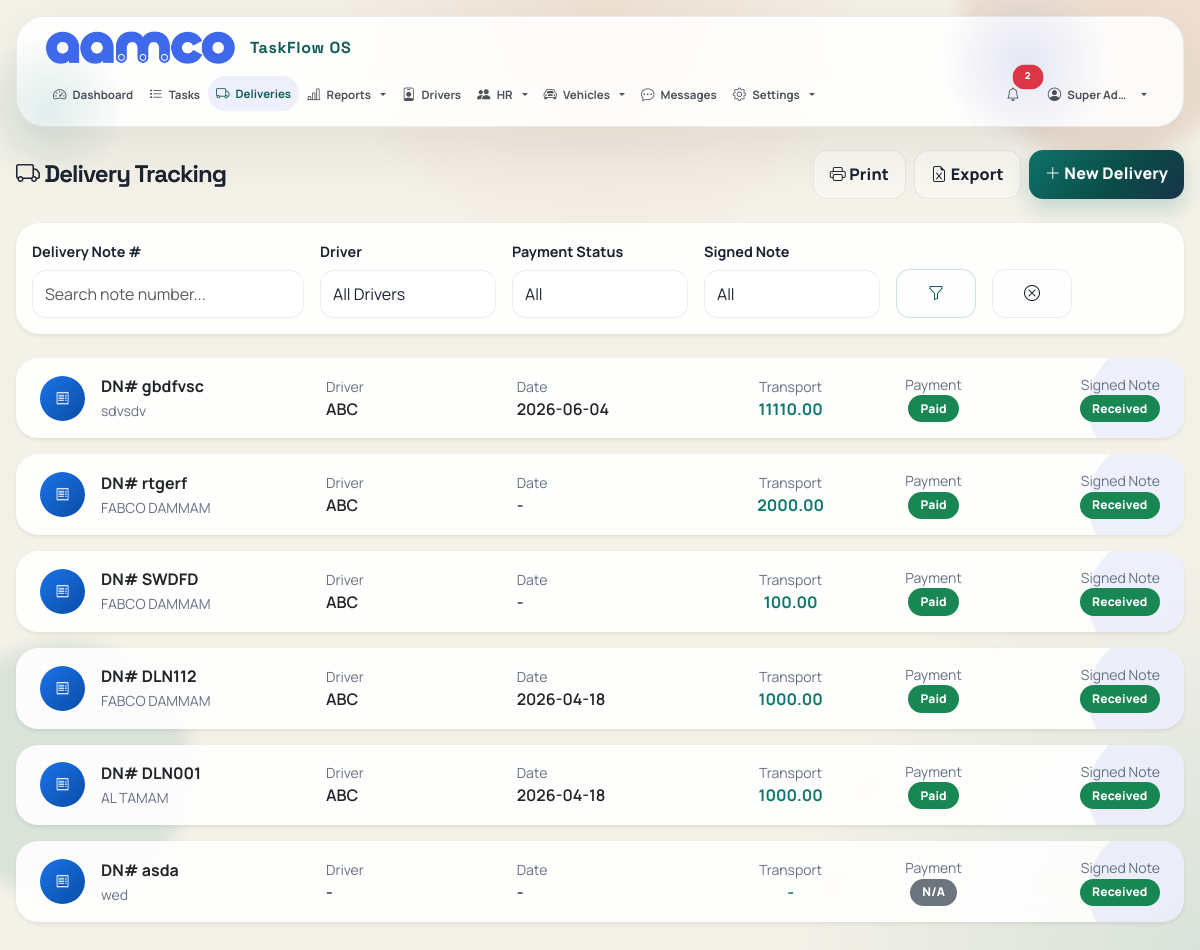
The page /deliveries (signed in) on the database its author committed.
### tables this page shows
CREATE TABLE users (
            id INTEGER PRIMARY KEY AUTOINCREMENT,
            username TEXT UNIQUE NOT NULL,
            password_hash TEXT NOT NULL,
            full_name TEXT NOT NULL,
            email TEXT,
            phone TEXT,
            pin_hash TEXT,
            profile_pic TEXT,
            role TEXT NOT NULL DEFAULT 'user',
            is_active INTEGER NOT NULL DEFAULT 1,
            created_at TIMESTAMP DEFAULT CURRENT_TIMESTAMP
        );

CREATE TABLE deliveries (
            id INTEGER PRIMARY KEY AUTOINCREMENT,
            delivery_note_number TEXT NOT NULL,
            description TEXT,
            customer_name TEXT NOT NULL,
            delivery_date DATE,
            delivery_person_id INTEGER,
            transportation_charge REAL DEFAULT 0,
            charge_paid INTEGER DEFAULT 0,
            paid_date DATE,
            paid_by TEXT,
            payment_method TEXT,
            narration TEXT,
            signed_note_status TEXT DEFAULT 'pending',
            created_by INTEGER NOT NULL,
            created_at TIMESTAMP DEFAULT CURRENT_TIMESTAMP,
            updated_at TIMESTAMP DEFAULT CURRENT_TIMESTAMP, amount_paid REAL DEFAULT 0, location_from TEXT, location_to TEXT, received_by TEXT, note_copy_type TEXT,
            FOREIGN KEY (delivery_person_id) REFERENCES delivery_persons(id),
            FOREIGN KEY (created_by) REFERENCES users(id)
        );

CREATE TABLE delivery_persons (
            id INTEGER PRIMARY KEY AUTOINCREMENT,
            name TEXT NOT NULL,
            mobile TEXT,
            iqama_id TEXT,
            vehicle_no TEXT,
            is_active INTEGER NOT NULL DEFAULT 1,
            created_at TIMESTAMP DEFAULT CURRENT_TIMESTAMP
        , vehicle_type TEXT, care_of TEXT);

### app.py (the view)
@app.route('/deliveries')
@login_required
def deliveries():
    db = get_db()
    payment_filter = request.args.get('payment', '')
    note_filter = request.args.get('note_status', '')
    dn_search = request.args.get('dn_search', '').strip()
    driver_filter = request.args.get('driver', '')
    query = '''
        SELECT d.*, u.full_name as creator_name, dp.name as driver_name, dp.vehicle_no as driver_vehicle, dp.mobile as driver_mobile
        FROM deliveries d
        LEFT JOIN users u ON d.created_by = u.id
        LEFT JOIN delivery_persons dp ON d.delivery_person_id = dp.id
        WHERE 1=1
    '''
    params = []
    if dn_search:
        query += ' AND d.delivery_note_number LIKE ?'
        params.append(f'%{dn_search}%')
    if driver_filter:
        query += ' AND d.delivery_person_id = ?'
        params.append(int(driver_filter))
    if payment_filter == 'paid':
        query += ' AND d.charge_paid = 1'
    elif payment_filter == 'unpaid':
        query += ' AND d.charge_paid = 0 AND d.transportation_charge > 0'
    if note_filter:
        query += ' AND d.signed_note_status = ?'
        params.append(note_filter)
    query += ' ORDER BY d.created_at DESC'
    delivery_list = db.execute(query, params).fetchall()
    drivers = db.execute("SELECT id, name FROM delivery_persons WHERE is_active = 1 ORDER BY name").fetchall()
    users_list = db.execute("SELECT id, full_name FROM users WHERE is_active = 1 ORDER BY full_name").fetchall()
    db.close()
    return render_template('deliveries.html', deliveries=delivery_list,
                           payment_filter=payment_filter, note_filter=note_filter,
                           dn_search=dn_search, driver_filter=driver_filter, drivers=drivers,
                           users=users_list)

### app.py (called while the page is built)
@login_manager.user_loader
def load_user(user_id):
    db = get_db()
    row = db.execute('SELECT * FROM users WHERE id = ?', (user_id,)).fetchone()
    db.close()
    if row:
        return User(**dict(row))
    return None

@app.context_processor
def inject_notification_count():
    if current_user.is_authenticated:
        db = get_db()
        count = db.execute('SELECT COUNT(*) FROM notifications WHERE user_id = ? AND is_read = 0',
                          (current_user.id,)).fetchone()[0]
        msg_count = db.execute('SELECT COUNT(*) FROM messages WHERE receiver_id = ? AND is_read = 0',
                              (current_user.id,)).fetchone()[0]
        db.close()
        return {'unread_notif_count': count, 'unread_msg_count': msg_count}
    return {'unread_notif_count': 0, 'unread_msg_count': 0}

@app.context_processor
def inject_settings():
    if current_user.is_authenticated:
        db = get_db()
        try:
            rows = db.execute('SELECT key, value FROM settings').fetchall()
            s = {r['key']: r['value'] for r in rows}
        except Exception:
            s = {}
        db.close()
        return {'app_settings': s, 'now': datetime.now}
    return {'app_settings': {}, 'now': datetime.now}

    @property
    def is_active(self):
        return bool(self._is_active)

    def is_admin(self):
        return self.role in ('super_admin', 'admin')

    def has_pin(self):
        return bool(self.pin_hash)

### database.py (called while the page is built)
def get_db():
    conn = sqlite3.connect(DB_PATH)
    conn.row_factory = sqlite3.Row
    conn.execute("PRAGMA foreign_keys = ON")
    return conn

### templates/deliveries.html (shortened to what this page needs)
{% extends "base.html" %}
{% block content %}
<div class="d-flex justify-content-between align-items-center mb-4 no-print">
    <h4 class="mb-0"><i class="bi bi-truck"></i> Delivery Tracking</h4>
    <div class="d-flex gap-2">
        <button onclick="window.print()" class="btn btn-outline-secondary"><i class="bi bi-printer"></i> Print</button>
        <a href="{{ url_for('export_deliveries', payment=payment_filter, note_status=note_filter, dn_search=dn_search, driver=driver_filter) }}" class="btn btn-outline-success"><i class="bi bi-file-earmark-excel"></i> Export</a>
        <a href="{{ url_for('add_delivery') }}" class="btn btn-primary"><i class="bi bi-plus-lg"></i> New Delivery</a>
    </div>
</div>
<div class="card shadow-sm border-0 mb-4 no-print">
    <div class="card-body">
        <form method="GET" class="row g-3 align-items-end">
            <div class="col-md-3">
                <label class="form-label">Delivery Note #</label>
                <input type="text" name="dn_search" class="form-control" placeholder="Search note number..."
                       value="{{ dn_search }}">
            </div>
            <div class="col-md-2">
                <label class="form-label">Driver</label>
                <select name="driver" class="form-select">
                    <option value="">All Drivers</option>
                </select>
            </div>
            <div class="col-md-2">
                <label class="form-label">Payment Status</label>
                <select name="payment" class="form-select">
                    <option value="">All</option>
                </select>
            </div>
            <div class="col-md-2">
                <label class="form-label">Signed Note</label>
                <select name="note_status" class="form-select">
                    <option value="">All</option>
                </select>
            </div>
            <div class="col-md-1">
                <button type="submit" class="btn btn-outline-primary w-100"><i class="bi bi-funnel"></i></button>
            </div>
            <div class="col-md-1">
                <a href="{{ url_for('deliveries') }}" class="btn btn-outline-secondary w-100"><i class="bi bi-x-circle"></i></a>
            </div>
        </form>
    </div>
</div>
<div class="row g-3">
    {% for d in deliveries %}
    <div class="col-12">
        <div class="card shadow-sm border-0 list-row" role="button" style="border-radius:12px;cursor:pointer;transition:all 0.2s;"
             data-bs-toggle="modal" data-bs-target="#delModal{{ d.id }}">
            <div class="card-body py-3 px-4">
                <div class="row align-items-center">
                    <div class="col-md-3">
                        <div class="d-flex align-items-center">
                            <div class="rounded-circle d-flex align-items-center justify-content-center me-3"
                                 style="width:45px;height:45px;background:linear-gradient(135deg,#1a73e8,#0a4da6);color:white;font-size:0.85rem;flex-shrink:0;">
                                <i class="bi bi-receipt"></i>
                            </div>
                            <div>
                                <div class="fw-bold">DN# {{ d.delivery_note_number }}</div>
                                <small class="text-muted">{{ d.customer_name }}</small>
                            </div>
                        </div>
                    </div>
                    <div class="col-md-2">
                        <small class="text-muted d-block">Driver</small>
                        <span class="fw-semibold">{{ d.driver_name or '-' }}</span>
                    </div>
                    <div class="col-md-2">
                        <small class="text-muted d-block">Date</small>
                        <span class="fw-semibold">{{ d.delivery_date or '-' }}</span>
                    </div>
                    <div class="col-md-2 text-center">
                        <small class="text-muted d-block">Transport</small>
                        <span class="fw-bold text-primary">{{ '%.2f' | format(d.transportation_charge) if d.transportation_charge else '-' }}</span>
                    </div>
                    <div class="col-md-1 text-center">
                        <small class="text-muted d-block">Payment</small>
                        {% set balance = (d.transportation_charge or 0) - (d.amount_paid or 0) %}
                        {% if d.charge_paid %}
                            <span class="badge bg-success">Paid</span>
                        {% elif d.amount_paid and d.amount_paid > 0 and balance > 0 %}
                            <span class="badge bg-warning text-dark">Partial</span>
                            <div class="small text-danger fw-bold" style="font-size:0.7rem;">Bal: {{ '%.2f'|format(balance) }}</div>
                        {% elif d.transportation_charge > 0 %}
                            <span class="badge bg-danger">Unpaid</span>
                        {% else %}
                            <span class="badge bg-secondary">N/A</span>
                        {% endif %}
                    </div>
                    <div class="col-md-2 text-end">
                        <small class="text-muted d-block">Signed Note</small>
                        {% if d.signed_note_status == 'received' %}
                            <span class="badge bg-success">Received</span>
                        {% else %}
                            <span class="badge bg-warning text-dark">Pending</span>
                        {% endif %}
                    </div>
                </div>
            </div>
        </div>
    </div>
                                {% set balance = (d.transportation_charge or 0) - (d.amount_paid or 0) %}
    {% endfor %}
</div>
{% endblock %}

### templates/base.html (shortened to what this page needs)
<!DOCTYPE html>
<html lang="en" data-bs-theme="light">
<head>
    <link href="https://cdn.jsdelivr.net/npm/bootstrap@5.3.2/dist/css/bootstrap.min.css" rel="stylesheet">
    <link href="https://cdn.jsdelivr.net/npm/bootstrap-icons@1.11.1/font/bootstrap-icons.css" rel="stylesheet">
    <link href="{{ url_for('static', filename='style.css') }}?v=7" rel="stylesheet">
</head>
<body class="{% if current_user.is_authenticated %}app-body{% else %}auth-body{% endif %}">
    {% if current_user.is_authenticated %}
    <nav class="navbar navbar-expand-lg navbar-dark app-navbar motion-surface">
        <div class="container-fluid">
            <a class="navbar-brand" href="{{ url_for('dashboard') }}">
                <img src="{{ url_for('static', filename='logo.png') }}" alt="AAMCO" height="34" class="brand-logo">
                <div class="brand-lockup">
                    <span class="brand-title">TaskFlow OS</span>
                </div>
            </a>
            <div class="collapse navbar-collapse" id="navBar">
                <ul class="navbar-nav me-auto">
                    <li class="nav-item">
                        <a class="nav-link" href="{{ url_for('dashboard') }}"><i class="bi bi-speedometer2"></i> Dashboard</a>
                    </li>
                    <li class="nav-item">
                        <a class="nav-link" href="{{ url_for('tasks') }}"><i class="bi bi-list-task"></i> Tasks</a>
                    </li>
                    <li class="nav-item">
                        <a class="nav-link" href="{{ url_for('deliveries') }}"><i class="bi bi-truck"></i> Deliveries</a>
                    </li>
                    <li class="nav-item dropdown">
                        <a class="nav-link dropdown-toggle" href="#" role="button" data-bs-toggle="dropdown">
                            <i class="bi bi-bar-chart-line"></i> Reports
                        </a>
                    </li>
                    <li class="nav-item">
                        <a class="nav-link" href="{{ url_for('delivery_persons') }}"><i class="bi bi-person-badge"></i> Drivers</a>
                    </li>
                    <li class="nav-item dropdown">
                        <a class="nav-link dropdown-toggle" href="#" role="button" data-bs-toggle="dropdown">
                            <i class="bi bi-people-fill"></i> HR
                        </a>
                    </li>
                    <li class="nav-item dropdown">
                        <a class="nav-link dropdown-toggle" href="#" role="button" data-bs-toggle="dropdown">
                            <i class="bi bi-car-front"></i> Vehicles
                        </a>
                    </li>
                    <li class="nav-item">
                        <a class="nav-link position-relative" href="{{ url_for('messages_inbox') }}">
                            <i class="bi bi-chat-dots"></i> Messages
                        </a>
                    </li>
                    {% if current_user.is_admin() %}
                    <li class="nav-item dropdown">
                        <a class="nav-link dropdown-toggle" href="#" role="button" data-bs-toggle="dropdown">
                            <i class="bi bi-gear"></i> Settings
                        </a>
                    </li>
                    {% endif %}
                </ul>
                <ul class="navbar-nav app-topbar-tools">
                    <li class="nav-item me-2">
                        <a class="nav-link position-relative" href="{{ url_for('notifications') }}" title="Notifications" id="notifBellLink">
                            <i class="bi bi-bell"></i>
                            {% if unread_notif_count > 0 %}
                            <span class="position-absolute top-0 start-100 translate-middle badge rounded-pill bg-danger" style="font-size: 0.6rem;" id="notifBadge">
                                {{ unread_notif_count }}
                            </span>
                            {% else %}
                            <span class="position-absolute top-0 start-100 translate-middle badge rounded-pill bg-danger d-none" style="font-size: 0.6rem;" id="notifBadge">
                                0
                            </span>
                            {% endif %}
                        </a>
                    </li>
                    <li class="nav-item dropdown">
                        <a class="nav-link dropdown-toggle" href="#" role="button" data-bs-toggle="dropdown">
                            {% if current_user.profile_pic %}
                            <img src="{{ url_for('static', filename='uploads/' + current_user.profile_pic) }}" alt="" class="rounded-circle me-1" style="width:24px;height:24px;object-fit:cover;">
                            {% else %}
                            <i class="bi bi-person-circle"></i>
                            {% endif %}
                            <span class="nav-user-name">{{ current_user.full_name }}</span>
                        </a>
                    </li>
                </ul>
            </div>
        </div>
    </nav>
    {% endif %}
    <main class="app-main">
        <div class="app-shell">
            <div class="motion-surface">
                {% block content %}{% endblock %}
            </div>
        </div>
    </main>
</body>
</html>

### rows shown on the page
users: full_name "Super Ad…"
deliveries: delivery_note_number "gbdfvsc", customer_name "sdvsdv", name "ABC", delivery_date "2026-06-04", transportation_charge "11110.00", charge_paid "Paid", signed_note_status "Received"
deliveries: delivery_note_number "rtgerf", customer_name "FABCO DAMMAM", name "ABC", delivery_date "-", transportation_charge "2000.00", charge_paid "Paid", signed_note_status "Received"
deliveries: delivery_note_number "SWDFD", customer_name "FABCO DAMMAM", name "ABC", delivery_date "-", transportation_charge "100.00", charge_paid "Paid", signed_note_status "Received"
deliveries: delivery_note_number "DLN112", customer_name "FABCO DAMMAM", name "ABC", delivery_date "2026-04-18", transportation_charge "1000.00", charge_paid "Paid", signed_note_status "Received"
deliveries: delivery_note_number "DLN001", customer_name "AL TAMAM", name "ABC", delivery_date "2026-04-18", transportation_charge "1000.00", charge_paid "Paid", signed_note_status "Received"
deliveries: delivery_note_number "asda", customer_name "wed", driver_name "-", delivery_date "-", transportation_charge "-", charge_paid "N/A", signed_note_status "Received"

### other values the page prints
{{ unread_notif_count }} "2"
